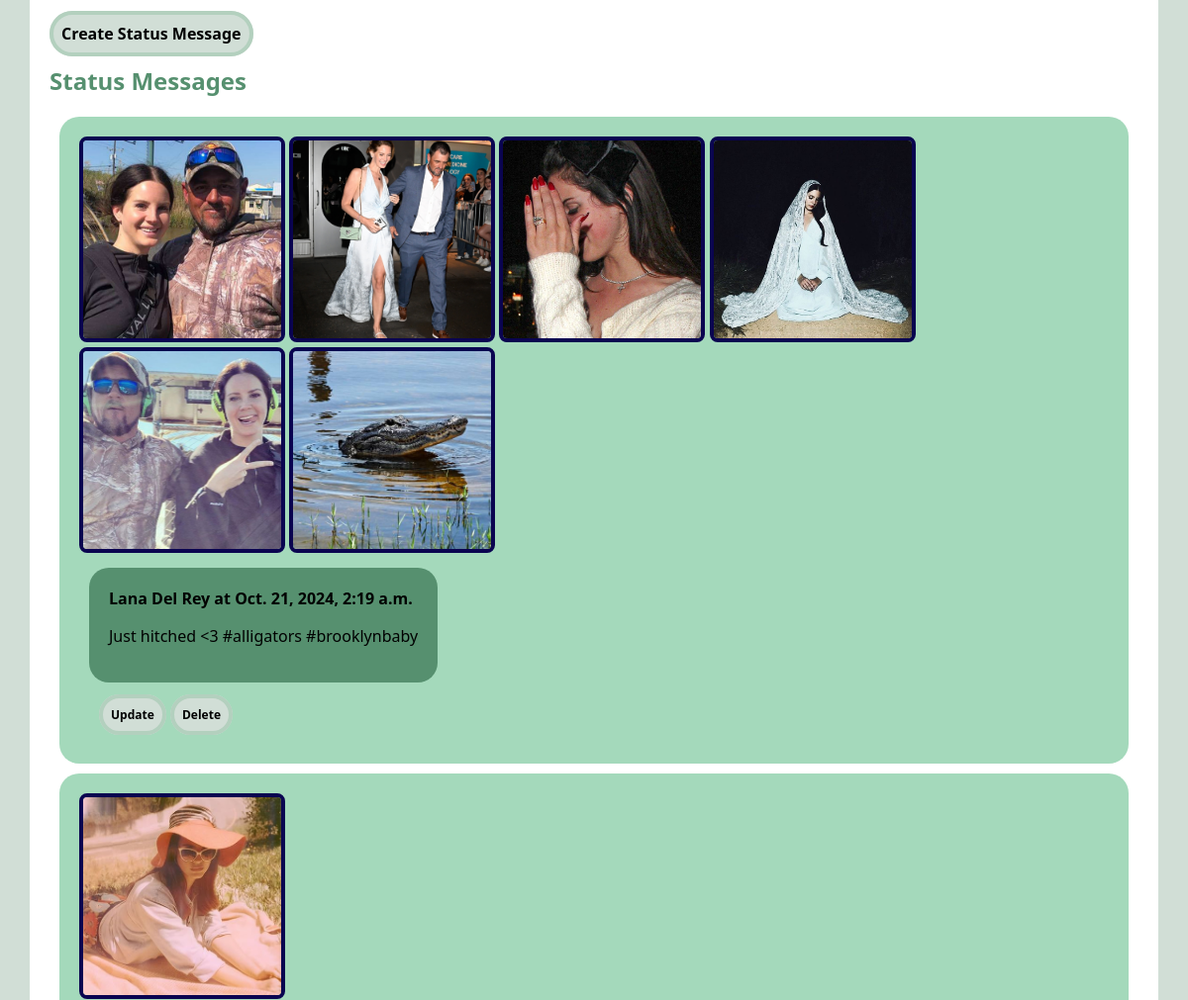
/mini_fb/profile/1 (middle part), run on an earlier commit of the app's database.
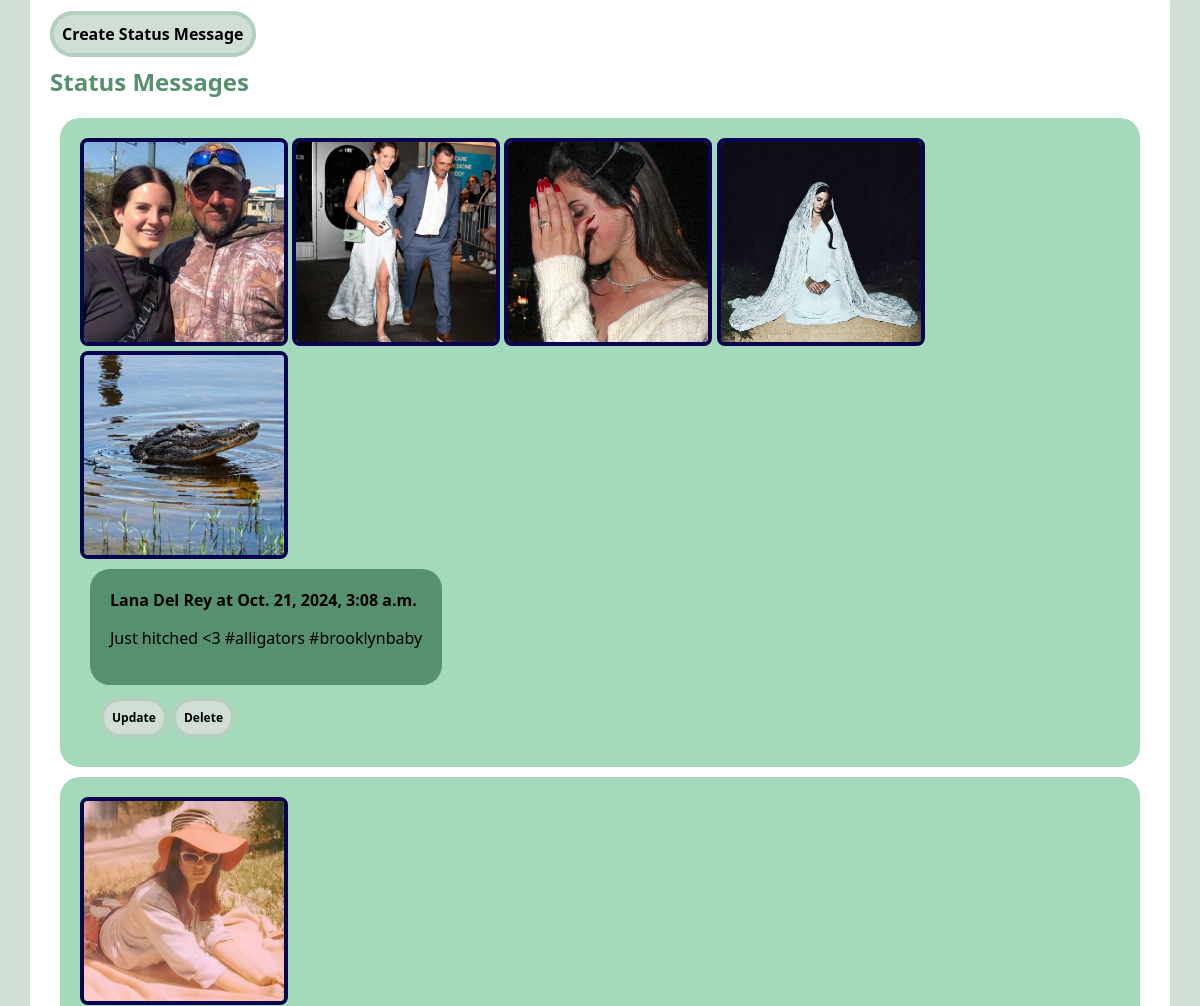
And on a later commit of the database.
### mini_fb/models.py (models this page shows, shortened)
class Image(models.Model):
    status = models.ForeignKey("StatusMessage", on_delete=models.CASCADE)
    image_file = models.ImageField(blank=True)
    timestamp = models.DateTimeField(auto_now=True)

class StatusMessage(models.Model):
    profile = models.ForeignKey("Profile", on_delete=models.CASCADE)
    message = models.TextField(blank=False)
    timestamp = models.DateTimeField(auto_now=True)
    def get_images(self):
        image = Image.objects.filter(status=self)
        return image

class Profile(models.Model):
    first = models.TextField(blank=False)
    last = models.TextField(blank=False)
    city = models.TextField(blank=False)
    email = models.TextField(blank=False)
    image_url = models.URLField(blank=True)
    def get_statusmessages(self):
        statusmessages = StatusMessage.objects.filter(profile=self)
        return statusmessages

### mini_fb/views.py (the view)
# urls.py: path(r'profile/<int:pk>', ProfileView.as_view(), name="profile"),
class ProfileView(DetailView):
    model = Profile # the model to display
    template_name = "mini_fb/show_profile.html"
    context_object_name = "profile"

### mini_fb/templates/mini_fb/show_profile.html (shortened to what this page needs)
{% extends 'mini_fb/base.html' %}
{% block content %}
<div class="box">
    <br>
    <a class="status-button" href="{% url 'create_status' profile.pk %}">Create Status Message</a>
    {% if profile.get_statusmessages %}
        <h2>Status Messages</h2>
        {% for s in profile.get_statusmessages %}
        <div class="box2">
            {% for img in s.get_images %}
                <img class="post-img" src='{{img.image_file.url}}' alt='{{img.image_file.url}}'>
            {% endfor %}
            <br>
            <div class="box3">
                <strong> {{s.profile.first}} {{s.profile.last}} at {{s.timestamp}}</strong>
                <p>{{s.message}}</p>
            </div>
            <div style="margin: 20px;">
                <a class="status-button" style="font-size: 12px;" href="{% url 'update_status' s.pk %}">Update</a>
                <a class="status-button" style="font-size: 12px;" href="{% url 'delete_status' s.pk %}">Delete</a>
            </div>
        </div>
        {% endfor %}
    {% else %}
        <h2>No StatusMessages</h2>
    {% endif %}
</div>
{% endblock %}

What changed in the data, as far as the page shows it:
removed Image: image_file (picture), shown under StatusMessage "Just hitched <3 #alligators #brooklynbaby"
changed StatusMessage "Just hitched <3 #alligators #brooklynbaby": timestamp "Oct. 21, 2024, 2:19 a.m." → "Oct. 21, 2024, 3:08 a.m."
